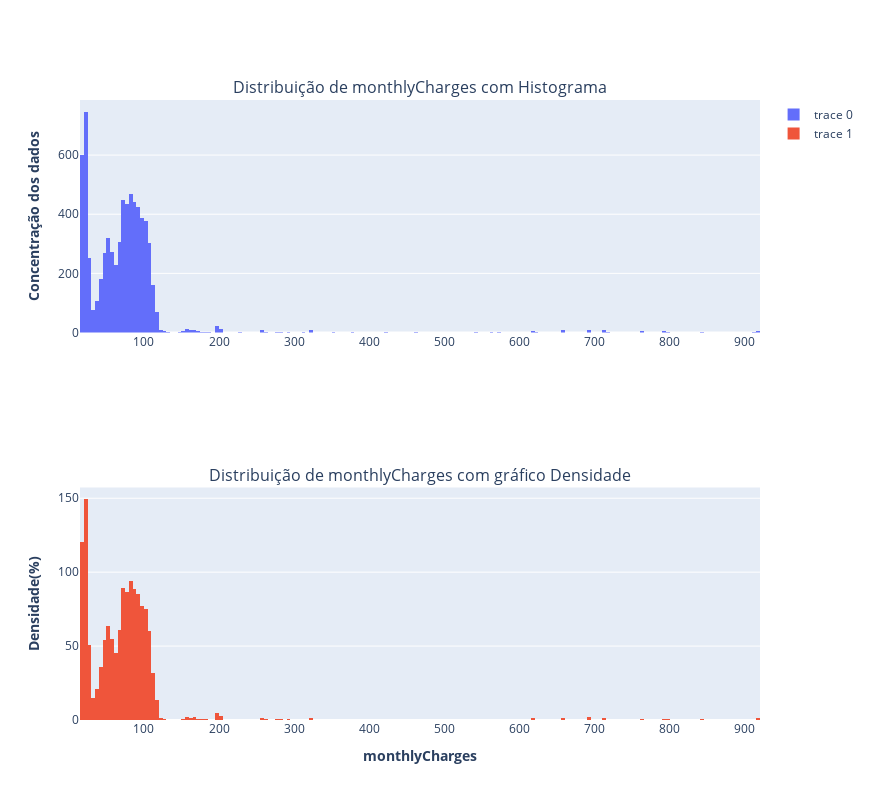

The cell this chart's notebook holds for it:
### Code cell
# Plotando o gráfico de Cobrança Mensal (monthlyCharges)
plot_histogram(df['monthlyCharges'])

printmd("**A distribuição esta fortemente inclinada para direita**")

### Figure 1 — Plotly figure (JSON) as saved in the notebook; plotly's stock layout.template omitted (floating-point values rounded to 4 significant figures; data arrays with more than 128 entries replaced by an {"elided": "..."} marker saying what was removed)
{"data": [{"hoverinfo": "x+y", "type": "histogram", "x": {"elided": "7043 float values"}, "xaxis": "x", "yaxis": "y"}, {"histnorm": "density", "hoverinfo": "x+y", "type": "histogram", "x": {"elided": "7043 float values"}, "xaxis": "x2", "yaxis": "y2"}], "layout": {"annotations": [{"font": {"size": 16}, "showarrow": false, "text": "Distribuição de monthlyCharges com Histograma", "x": 0.5, "xanchor": "center", "xref": "paper", "y": 1, "yanchor": "bottom", "yref": "paper"}, {"font": {"size": 16}, "showarrow": false, "text": "Distribuição de monthlyCharges com gráfico Densidade", "x": 0.5, "xanchor": "center", "xref": "paper", "y": 0.375, "yanchor": "bottom", "yref": "paper"}], "height": 800, "hovermode": "closest", "width": 870, "xaxis": {"anchor": "y", "domain": [0, 1]}, "xaxis2": {"anchor": "y2", "domain": [0, 1], "title": {"text": "<b>monthlyCharges</b>"}}, "yaxis": {"anchor": "x", "domain": [0.625, 1], "title": {"text": "<b>Concentração dos dados</b>"}}, "yaxis2": {"anchor": "x2", "domain": [0, 0.375], "title": {"text": "<b>Densidade(%)</b>"}}}}
